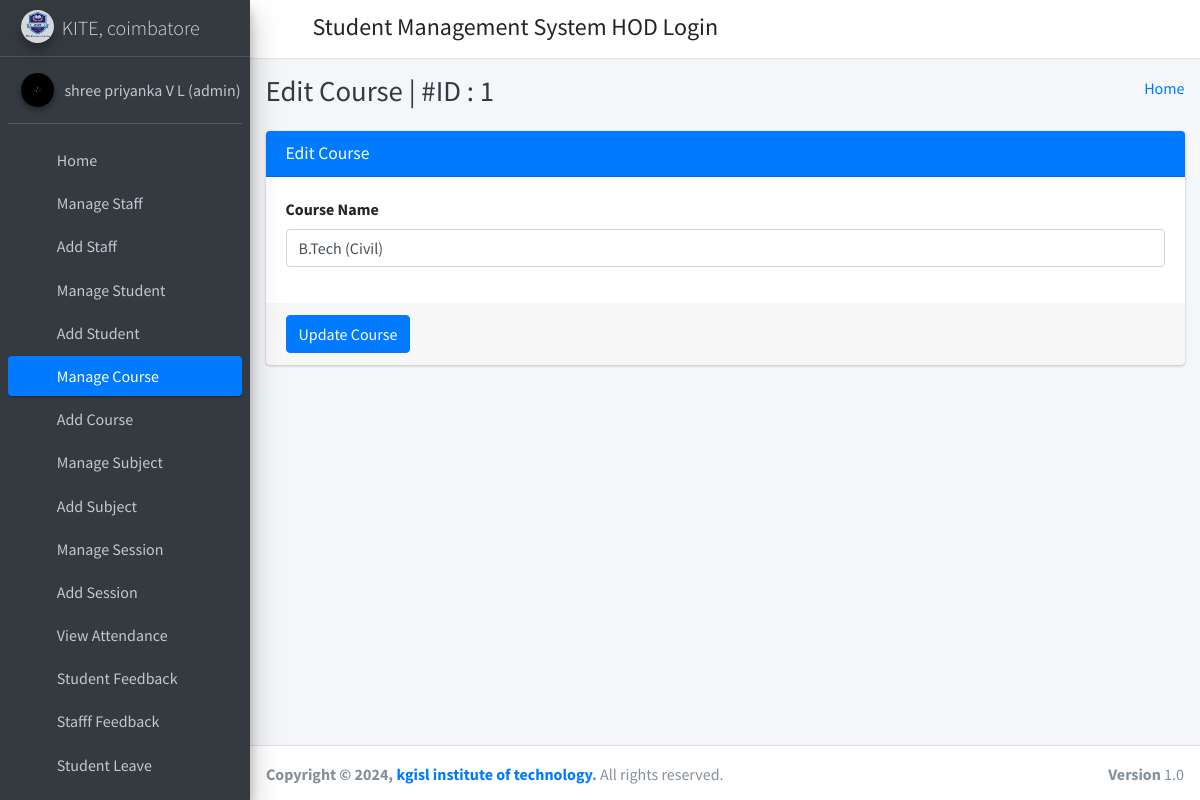
The page /edit_course/1/ (signed in) on the database its author committed.
### student_management_app/models.py (models this page shows)
class CustomUser(AbstractUser):
    user_type_data = ((1, "HOD"), (2, "Staff"), (3, "Student"))
    user_type = models.CharField(default=1, choices=user_type_data, max_length=10)

class Courses(models.Model):
    id = models.AutoField(primary_key=True)
    course_name = models.CharField(max_length=255)
    created_at = models.DateTimeField(auto_now_add=True)
    updated_at = models.DateTimeField(auto_now=True)
    objects = models.Manager()

### student_management_app/HodViews.py (the view)
# urls.py: path('edit_course/<course_id>/', HodViews.edit_course, name="edit_course"),
def edit_course(request, course_id):
    course = Courses.objects.get(id=course_id)
    context = {
        "course": course,
        "id": course_id
    }
    return render(request, 'hod_template/edit_course_template.html', context)

### student_management_app/LoginCheckMiddleWare.py (called while the page is built, shortened)
    def process_view(self, request, view_func, view_args, view_kwargs):
        modulename = view_func.__module__
        user = request.user
        if user.is_authenticated:
            if user.user_type == "1":
                if modulename == "student_management_app.HodViews":
                    pass
                elif modulename == "student_management_app.views" or modulename == "django.views.static":
                    pass
                else:
                    return redirect("admin_home")
            else:
                return redirect("login")
        else:
            if request.path == reverse("login") or request.path == reverse("doLogin"):
                pass
            else:
                return redirect("login")

### student_management_app/templates/hod_template/edit_course_template.html (shortened to what this page needs)
{% extends 'hod_template/base_template.html' %}
{% block page_title %}
    Edit Course | #ID : {{ course.id }}
{% endblock page_title %}
{% block main_content %}
{% load static %}
<section class="content">
        <div class="container-fluid">
            <div class="row">
                <div class="col-md-12">
                    <div class="card card-primary">
                    <div class="card-header">
                        <h3 class="card-title">Edit Course</h3>
                    </div>
                    <form role="form" method="POST" action="{% url 'edit_course_save' %}">
                        <div class="card-body">
                            <div class="form-group">
                                <label>Course Name </label>
                                <input type="text" class="form-control" name="course" value="{{ course.course_name }}">
                            </div>
                        </div>
                        <div class="card-footer">
                        <button type="submit" class="btn btn-primary">Update Course</button>
                        </div>
                    </form>
                    </div>
                </div>
            </div>
        </div>
      </section>
  {% endblock main_content %}

### student_management_app/templates/hod_template/sidebar_template.html (shortened to what this page needs)
{% load static %}
<aside class="main-sidebar sidebar-dark-primary elevation-4">
      <a href="{% url 'admin_home' %}" class="brand-link">
        <img src="{% static 'dist/img/AdminLTELogo.png' %}" alt="AdminLTE Logo" class="brand-image img-circle elevation-3"
            style="opacity: .8">
        <span class="brand-text font-weight-light">KITE, coimbatore</span>
      </a>
      <div class="sidebar">
        <div class="user-panel mt-3 pb-3 mb-3 d-flex">
          <div class="image">
            <img src="{% static 'dist/img/user2-160x160.jpg' %}" class="img-circle elevation-2" alt="User Image">
          </div>
          <div class="info">
            <a href="{% url 'admin_profile' %}" class="d-block">{{ user.first_name }} {{ user.last_name }}</a>
          </div>
        </div>
        <nav class="mt-2">
          <ul class="nav nav-pills nav-sidebar flex-column" data-widget="treeview" role="menu" data-accordion="false">
            <li class="nav-item">
              {% url 'admin_home' as admin_home %}
              <a href="{{ admin_home }}" class="nav-link {% if request.path == admin_home %} active {% endif %}">
                <i class="nav-icon fas fa-tachometer-alt"></i>
                <p>
                  Home
                </p>
              </a>
            </li>
            <li class="nav-item">
              {% url 'manage_staff' as manage_staff %}
              {% url 'edit_staff' staff_id=id as edit_staff %}
              <a href="{{ manage_staff }}" class="nav-link {% if request.path == manage_staff %} active {% endif %} {% if request.path == edit_staff %} active {% endif %}">
                <i class="nav-icon fas fa-chalkboard-teacher"></i>
                <p>
                  Manage Staff
                </p>
              </a>
            </li>
            <li class="nav-item">
              {% url 'add_staff' as add_staff %}
              <a href="{{ add_staff }}" class="nav-link {% if request.path == add_staff %} active {% endif %}">
                <i class="nav-icon fas fa-th"></i>
                <p>
                  Add Staff
                </p>
              </a>
            </li>
            <li class="nav-item">
              {% url 'manage_student' as manage_student %}
              {% url 'edit_student' student_id=id as edit_student %}
              <a href="{{ manage_student }}" class="nav-link {% if request.path == manage_student %} active {% endif %} {% if request.path == edit_student %} active {% endif %}">
                <i class="nav-icon fas fa-user-graduate"></i>
                <p>
                  Manage Student
                </p>
              </a>
            </li>
            <li class="nav-item">
              {% url 'add_student' as add_student %}
              <a href="{{ add_student }}" class="nav-link {% if request.path == add_student %} active {% endif %}">
                <i class="nav-icon fas fa-th"></i>
                <p>
                  Add Student
                </p>
              </a>
            </li>
            <li class="nav-item">
              {% url 'manage_course' as manage_course %}
              {% url 'edit_course' course_id=id as edit_course %}
              <a href="{{ manage_course }}" class="nav-link {% if request.path == manage_course %} active {% endif %} {% if request.path == edit_course %} active {% endif %}">
                <i class="nav-icon fas fa-chalkboard"></i>
                <p>
                  Manage Course
                </p>
              </a>
            </li>
            <li class="nav-item">
            {% url 'add_course' as add_course %}
              <a href="{{ add_course }}" class="nav-link {% if request.path == add_course %} active {% endif %}">
                <i class="nav-icon fas fa-th"></i>
                <p>
                  Add Course
                </p>
              </a>
            </li>
            <li class="nav-item">
              {% url 'manage_subject' as manage_subject %}
              {% url 'edit_subject' subject_id=id as edit_subject %}
              <a href="{{ manage_subject }}" class="nav-link {% if request.path == manage_subject %} active {% endif %} {% if request.path == edit_subject %} active {% endif %}">
                <i class="nav-icon fas fa-book"></i>
                <p>
                  Manage Subject
                </p>
              </a>
            </li>
            <li class="nav-item">
              {% url 'add_subject' as add_subject %}
              <a href="{{ add_subject }}" class="nav-link {% if request.path == add_subject %} active {% endif %}">
                <i class="nav-icon fas fa-th"></i>
                <p>
                  Add Subject
                </p>
              </a>
            </li>
            <li class="nav-item">
              {% url 'manage_session' as manage_session %}
              {% url 'edit_session' session_id=id as edit_session %}
              <a href="{{ manage_session }}" class="nav-link {% if request.path == manage_session %} active {% endif %} {% if request.path == edit_session %} active {% endif %}">
                <i class="nav-icon fas fa-graduation-cap"></i>
                <p>
                  Manage Session
                </p>
              </a>
            </li>
            <li class="nav-item">
              {% url 'add_session' as add_session %}
              <a href="{{ add_session }}" class="nav-link {% if request.path == add_session %} active {% endif %}">
                <i class="nav-icon fas fa-th"></i>
                <p>
                  Add Session
                </p>
              </a>
            </li>
            <li class="nav-item">
              {% url 'admin_view_attendance' as admin_view_attendance %}
              <a href="{{ admin_view_attendance }}" class="nav-link {% if request.path == admin_view_attendance %} active {% endif %}">
                <i class="nav-icon fas fa-calendar-alt"></i>
                <p>
                  View Attendance
                </p>
              </a>
            </li>
            <li class="nav-item">
              {% url 'student_feedback_message' as student_feedback_message %}
              <a href="{{ student_feedback_message }}" class="nav-link {% if request.path == student_feedback_message %} active {% endif %}">
                <i class="nav-icon fas fa-th"></i>
                <p>
                  Student Feedback
                </p>
              </a>
            </li>
            <li class="nav-item">
              {% url 'staff_feedback_message' as staff_feedback_message %}
              <a href="{{ staff_feedback_message }}" class="nav-link {% if request.path == staff_feedback_message %} active {% endif %}">
                <i class="nav-icon fas fa-th"></i>
                <p>
                  Stafff Feedback
                </p>
              </a>
            </li>
            <li class="nav-item">
              {% url 'student_leave_view' as student_leave_view %}
              <a href="{{ student_leave_view }}" class="nav-link {% if request.path == student_leave_view %} active {% endif %}">
                <i class="nav-icon fas fa-th"></i>
                <p>
                  Student Leave
                </p>
              </a>
            </li>
            <li class="nav-item">
              {% url 'staff_leave_view' as staff_leave_view %}
              <a href="{{ staff_leave_view }}" class="nav-link {% if request.path == staff_leave_view %} active {% endif %}">
                <p>
                </p>
              </a>
            </li>
          </ul>
        </nav>
      </div>
    </aside>

### rows shown on the page
CustomUser: first_name "shree priyanka", last_name "V L (admin)"
Courses: id "1", course "B.Tech (Civil)"
